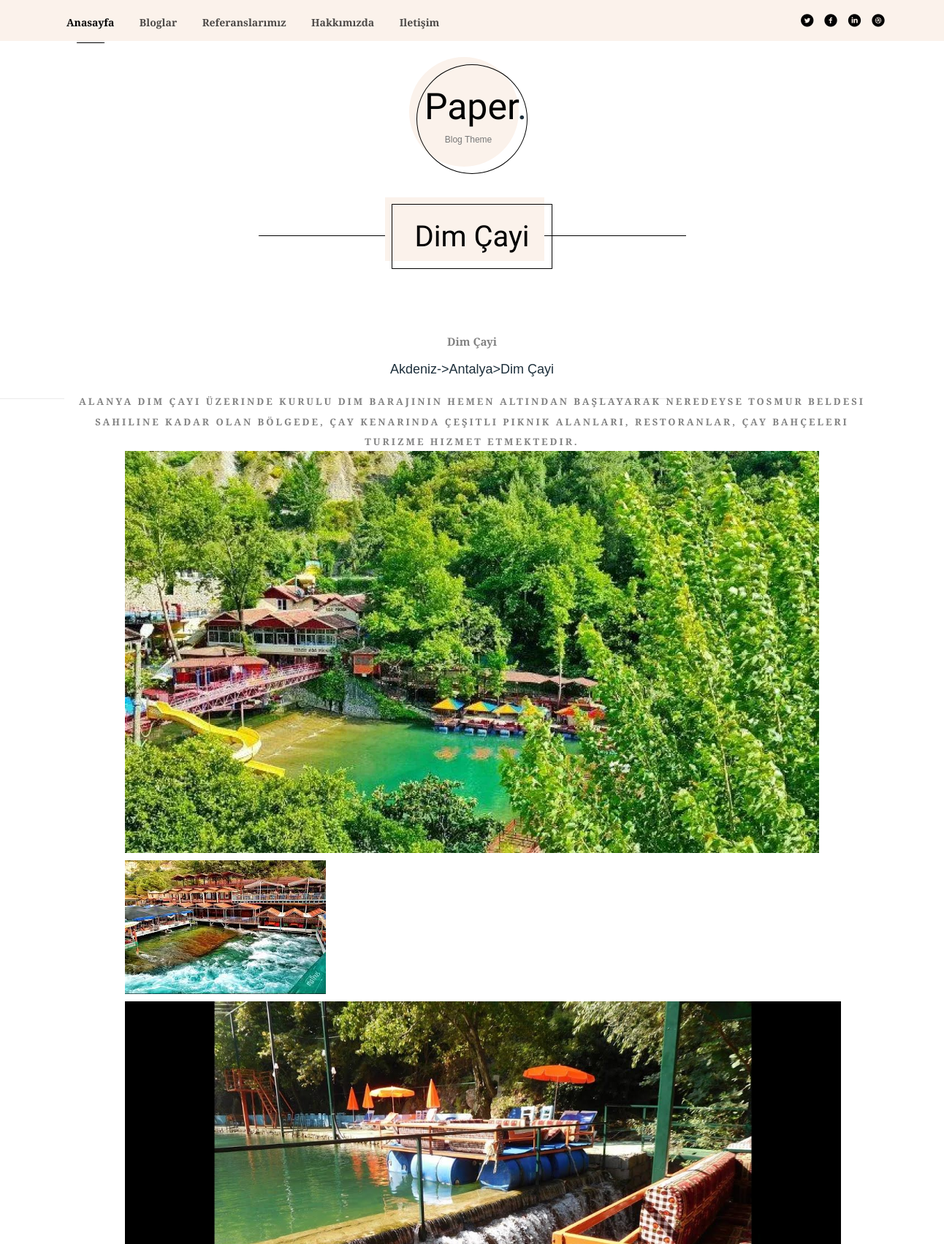
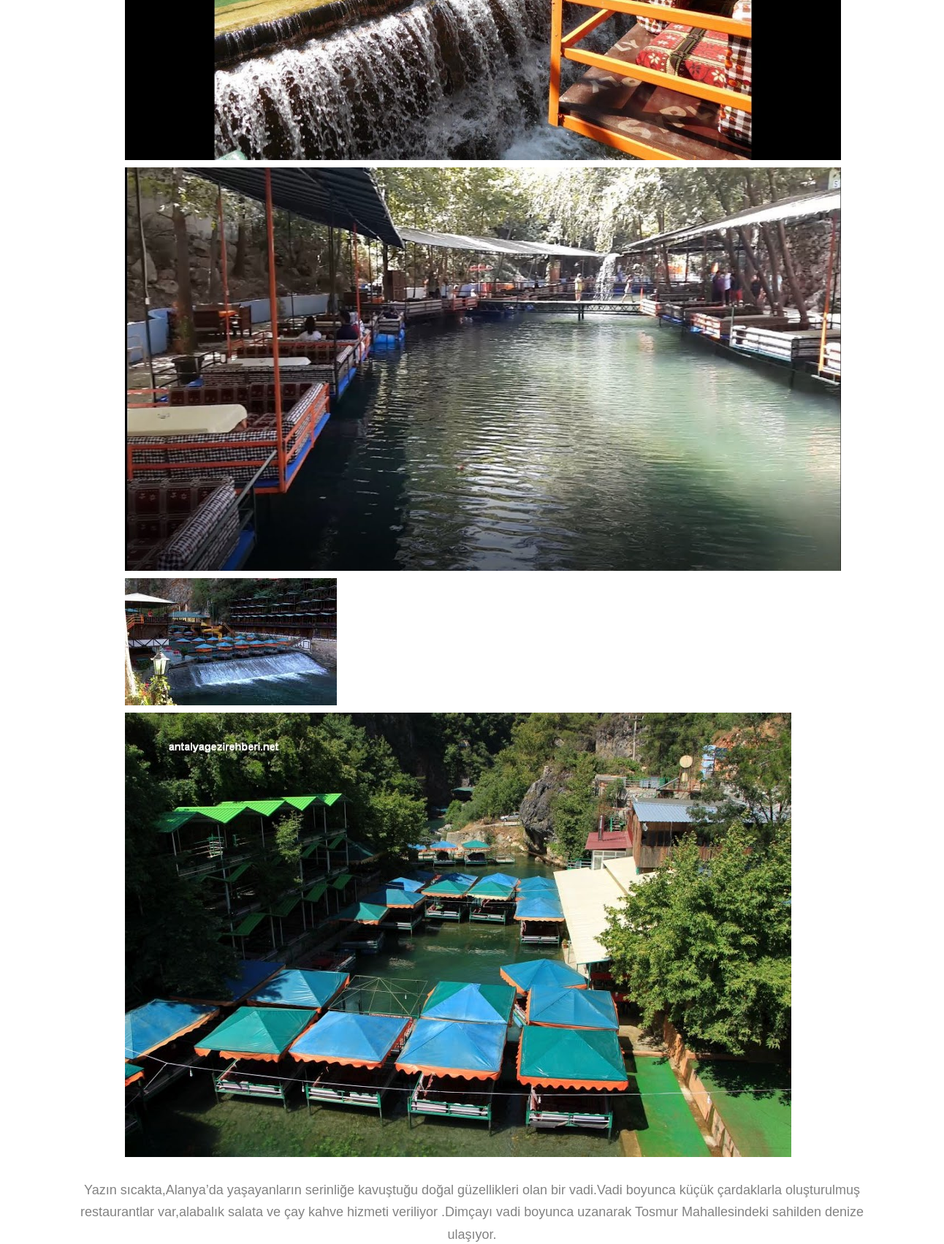
/blog/2/Antalya-Dim-Cayi-1/ (upper part), run on the app's committed database (2 pictures, top to bottom).
### blog/models.py (models this page shows, shortened)
class Blog(models.Model):  # kategori ile ilişki kuruyoruz
    STATUS = (
        ('True', 'Evet'),
        ('False', 'Hayır'),
    )
    category = models.ForeignKey(Category, on_delete=models.CASCADE)  # foreignkey kategori: kategoriye refere ettik
    title = models.CharField(max_length=150)
    keywords = models.CharField(blank=True,max_length=255)
    description = models.CharField(blank=True,max_length=255)
    image = models.ImageField(blank=True, upload_to='images/')
    detail = RichTextUploadingField()
    slug = models.SlugField(blank=True,max_length=150)  # adres satırında ürünü çağırabilmemiz için yazdığımız metin
    status = models.CharField(max_length=10, choices=STATUS)
    create_at = models.DateTimeField(auto_now_add=True)
    update_at = models.DateTimeField(auto_now=True)
    def image_tag(self):   #image diye html kodu yazıyoruz adı img tag.class image in altında ki image burada ki image url kısmı search kısmına yazılıyor
        return mark_safe('<img src="{}" height="50"/>'.format(self.image.url))
    image_tag.short_description = 'Image'

class Category(MPTTModel):  #model türümüz değişti
    STATUS = (
        ('True', 'Evet'),
        ('False', 'Hayır'),
    )
    title = models.CharField(max_length=100)
    keywords = models.CharField(max_length=255)
    description = models.CharField(max_length=255)
    image = models.ImageField(blank=True, upload_to='images/')
    status = models.CharField(max_length=10, choices=STATUS)
    slug = models.SlugField() #adres satırında ürünü çağırabilmemiz için yazdığımız metin
    parent = TreeForeignKey('self', blank=True, null=True, related_name='children',
                               on_delete=models.CASCADE)  # foreignkey self kendi id sine refere edicek
    create_at = models.DateTimeField(auto_now_add=True)
    update_at = models.DateTimeField(auto_now=True)
    class MPTTMeta:
        order_insertion_by = ['title']
    def __str__(self):
        full_path = [self.title]
        k = self.parent
        while k is not None:
            full_path.append(k.title)
            k = k.parent
        return '->'.join(full_path[::-1])
    def image_tag(self):   #image diye html kodu yazıyoruz adı img tag.class image in altında ki image burada ki image url kısmı search kısmına yazılıyor
        return mark_safe('<img src="{}" height="50"/>'.format(self.image.url))
    image_tag.short_description = 'Image'

class Images(models.Model):
    blog = models.ForeignKey(Blog, on_delete=models.CASCADE)
    title = models.CharField(max_length=50, blank=True)  # blankTrue dersek etiketi boş geçmemize izin verir
    image = models.ImageField(blank=True, upload_to='images/')
    def image_tag(self):
        return mark_safe('<img src="{}" height="50"/>'.format(self.image.url))
    image_tag.short_description = 'Image'

### home/views.py (the view)
# urls.py: path('blog/<int:id>/<slug:slug>/', views.blog_detail, name='blog_detail'),
def blog_detail(request,id,slug):
    category = Category.objects.all()
    blog = Blog.objects.get(pk=id)
    images = Images.objects.filter(blog_id=id)
    context = {'blog': blog,
               'category': category,
               'images': images,
               }
    return render(request, 'bloga_git.html',context)

### home/templates/bloga_git.html (shortened to what this page needs)
{% extends 'homebase.html' %}
{% block content %}
<div id="fh5co-content" class="fh5co-no-pd-top">
		<div class="container">
			<div class="row animate-box">
				<div class="col-md-6 col-md-offset-3 text-center fh5co-heading">
					<h2><span>{{blog.title}}</span></h2>
				</div>
			</div>
			<div class="col-md-12">
							<div class="fh5co-blog animate-box">
								<div class="title title-pin text-center">
                                        <span class="posted-on">{{blog.title}}</span>
                                        <h4><a href="/category/{{ blog.category_id }}/{{ blog.category.slug }}">{{ blog.category }}>{{ blog.title }}</a></h4>
                                        <span class="category">{{blog.description}}</span>
                                        {% for rs in images %}
                                        <img class="img-responsive" src="{{rs.image.url}}" style="width: auto; height: auto; padding-left:80px;padding-right: 50px;padding-bottom: 10px " alt="">
                                        {% endfor %}
                                <p>{{blog.detail | safe}}</p>
								</div>
							</div>
            </div>
		</div>
</div>
{% endblock %}

### home/static/css/style.css (style rules this page uses)
body { font-family: "Josefin Slab", Arial, serif; font-weight: 400; font-size: 16px; line-height: 1.7; color: #828282; }
a { color: #1d2f3b; -webkit-transition: 0.5s; -o-transition: 0.5s; transition: 0.5s; }
p { margin-bottom: 20px; font-size: 18px; }
h1, h2, h3, h4, h5, h6, figure { color: #000; font-family: "Josefin Slab", Arial, serif; font-weight: 400; margin: 0 0 20px 0; }
#fh5co-about, #fh5co-content, #fh5co-started, #fh5co-blog, #fh5co-blog-popular, #fh5co-contact, #fh5co-footer { padding: 7em 0; clear: both; }
.fh5co-no-pd-top { padding-top: 1.5em !important; }
.fh5co-heading { margin-bottom: 5em; position: relative; }
.fh5co-heading:after { position: absolute; top: 28px; bottom: 0; left: 0; right: 0; width: 100%; height: 1px; content: ''; background: black; z-index: -1; }
.fh5co-heading h2 { font-size: 40px; margin-bottom: 20px; line-height: 1.5; color: #000; font-family: "Sacramento", cursive; }
.fh5co-heading h2 span { padding: 20px 30px; border: 1px solid #000; z-index: 8; position: relative; }
.fh5co-heading h2 span:after { position: absolute; top: -10px; bottom: 10px; left: -10px; right: 10px; content: ''; background: #fbf2eb; z-index: -1; }
.fh5co-blog { margin-bottom: 3em; width: 100%; float: left; }
.fh5co-blog .title { margin-bottom: 40px; }
.fh5co-blog .title .posted-on { display: inline-block; margin-bottom: 15px; position: relative; font-weight: 700; font-size: 15px; }
.fh5co-blog .title .category { text-transform: uppercase; letter-spacing: 3px; font-size: 13px; font-weight: 700; position: relative; margin-bottom: 10px; }
.fh5co-blog .title .category:before { position: absolute; top: 5px; left: -120px; right: 0; bottom: 0; content: ''; width: 100px; height: 1px; background: rgba(0, 0, 0, 0.08); }
.fh5co-blog .title .category:after { position: absolute; top: 5px; right: -120px; bottom: 0; content: ''; width: 100px; height: 1px; background: rgba(0, 0, 0, 0.09); }
.js .animate-box { opacity: 0; }

### data on the page
Blog: title "Dim Çayi", category "Akdeniz->Antalya", description "ALANYA DIM ÇAYI ÜZERINDE KURULU DIM BARAJININ HEMEN ALTINDAN BAŞLAYARAK NEREDEYSE TOSMUR BELDESI SAHILINE KADAR OLAN BÖLGEDE, ÇAY KENARINDA ÇEŞITLI PIKNIK ALANLARI, RESTORANLAR, ÇAY BAHÇELERI TURIZME HIZMET ETMEKTEDIR.", detail "Yazın sıcakta,Alanya’da yaşayanların serinliğe kavuştuğu doğal güzellikleri olan bir vadi.Vadi boyunca küçük çardaklarla oluşturulmuş restaurantlar var,alabalık salata ve çay kahve hizmeti veriliyor .Dimçayı vadi boyunca uzanarak Tosmur Mahallesindeki sahilden denize ulaşıyor."
Images: image (picture)
Images: image (picture)
Images: image (picture)
Images: image (picture)
Images: image (picture)
Images: image (picture)
